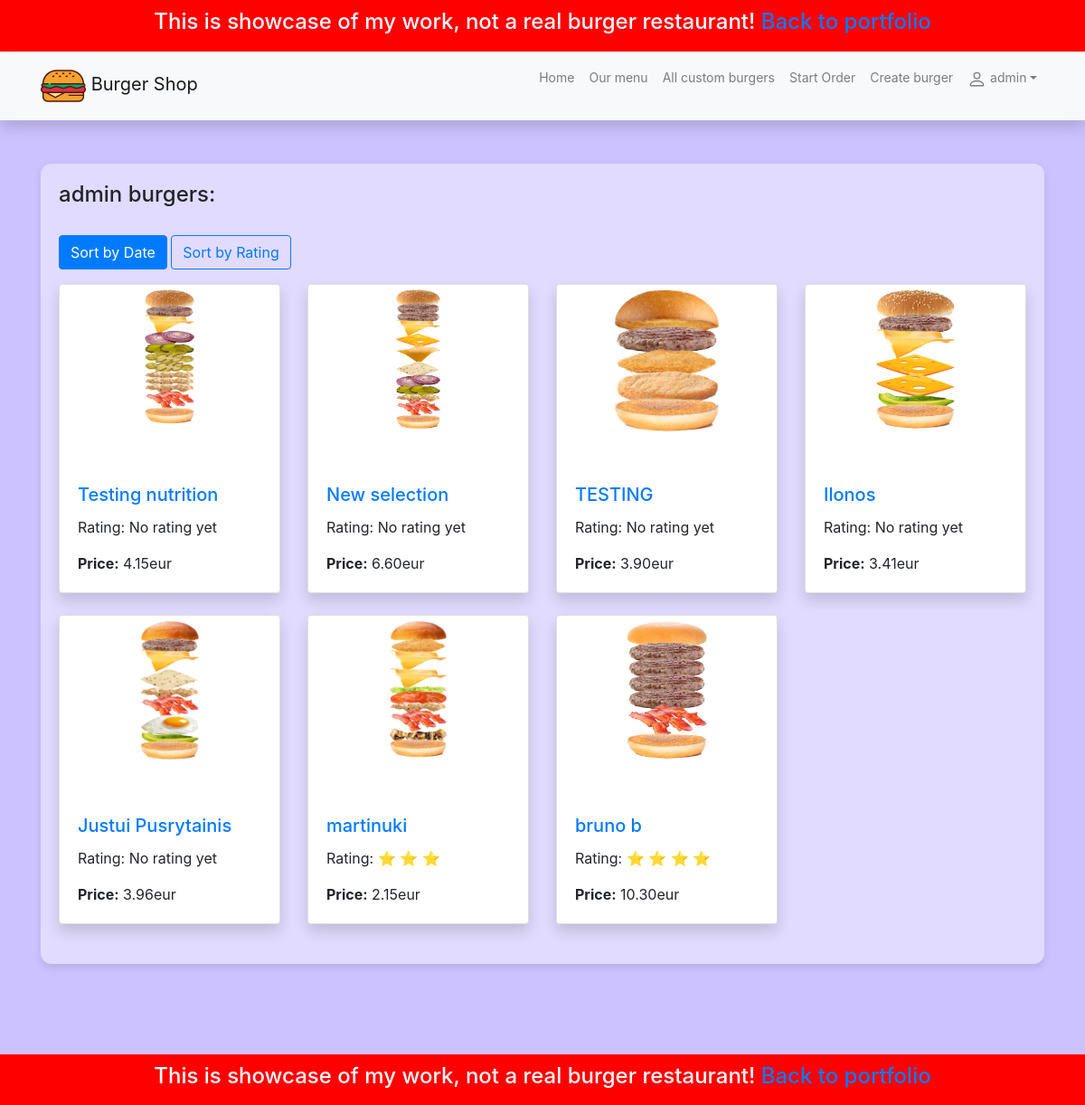
Screenshot of /burger_shop/my-burgers/ (signed in) with the database file from the repository.
### burger_shop/models.py (models this page shows, shortened)
class CustomBurger(models.Model):
    user = models.ForeignKey(User, on_delete=models.SET_NULL, null=True, blank=True)
    name = models.CharField('Name', max_length=50)
    image = models.ImageField(upload_to='users_burgers', blank=True, null=True)
    created_at = models.DateTimeField(auto_now_add=True)
    @property
    def total_price(self):
        recipe_items = self.customburgerrecipe_set.all()
        return sum(item.price for item in recipe_items)
    @property
    def average_rating(self):
        avg_rating = self.burgerreview_set.aggregate(Avg('rating'))['rating__avg']
        return range(round(avg_rating)) if avg_rating else 0
    class Meta:
        verbose_name = 'Custom Burger'
        verbose_name_plural = 'Custom Burgers'
        app_label = 'burger_shop'

class CustomBurgerRecipe(models.Model):
    custom_burger = models.ForeignKey(CustomBurger, on_delete=models.CASCADE, null=True, blank=True)
    ingredient = models.ForeignKey(Ingredient, on_delete=models.CASCADE, null=True, blank=True)
    quantity = models.IntegerField('Quantity')
    @property
    def price(self):
        if self.ingredient and self.quantity:
            return self.ingredient.price * self.quantity
        return 0
    class Meta:
        app_label = 'burger_shop'

class Ingredient(models.Model):
    category = models.CharField('Category', max_length=50)
    name = models.CharField('Name', max_length=50)
    description = models.CharField('Description', max_length=150)
    price = models.DecimalField('Price', max_digits=30, decimal_places=2)
    part_image = models.ImageField(upload_to='burger_components/', blank=True)
    class Meta:
        verbose_name = 'Ingredient'
        verbose_name_plural = 'Ingredients'
        app_label = 'burger_shop'

### burger_shop/views.py (the view)
# urls.py: path('my-burgers/',views.user_burgers,name='user_burgers'),
@login_required
def user_burgers(request):
    sort_by = request.GET.get('sort', 'date')
    burgers = CustomBurger.objects.filter(user=request.user).annotate(avg_rating=Avg('burgerreview__rating'))
    if sort_by == 'rating':
        burgers = burgers.order_by('-avg_rating', '-created_at')
    elif sort_by == 'date':
        burgers = burgers.order_by('-created_at')
    paginator = Paginator(burgers, 8)
    page_number = request.GET.get('page')
    paged_burgers = paginator.get_page(page_number)
    return render(request, 'burger_shop/user_burgers.html', {'burgers': paged_burgers, 'sort_by': sort_by})

### burger_shop/templates/burger_shop/user_burgers.html (shortened to what this page needs)
{% extends 'burger_shop/base.html' %}
{% load static %}
{% block content %}
<div class="content">
    {% if burgers %}
    <h4 style="margin-bottom:30px;">{{ user.username }} burgers:</h4>
    <div class="mb-3">
        <a href="?sort=date" class="btn btn-outline-primary {% if sort_by == 'date' %}active{% endif %}">Sort by Date</a>
        <a href="?sort=rating" class="btn btn-outline-primary {% if sort_by == 'rating' %}active{% endif %}">Sort by Rating</a>
    </div>
    <div class="row">
        {% for burger in burgers %}
            <div class="col-sm-6 col-md-3 d-flex align-items-stretch">
                <div class="card mb-4 shadow">
                    {% if burger.image %}
                        <img class="card-img-top" src="{{ burger.image.url }}" style="object-fit: contain;">
                    {% else %}
                        <img class="card-img-top" src="{% static 'img/no-image.png' %}">
                    {% endif %}
                    <div class="card-body">
                        <a href="{% url 'burger_shop:user_burger' burger.id %}"><h5 class="card-title">{{ burger.name }}</h5></a>
                        <p>Rating: <span class="review-stars">
                            {% if burger.average_rating %}
                                {% for _ in burger.average_rating %}
                                 ⭐
                                {% endfor %}
                            {% else %}
                            No rating yet
                            {% endif %}
                        </span></p>
                        <p class="card-text"><strong>Price:</strong> {{ burger.total_price }}eur</p>
                    </div>
                </div>
            </div>
        {% endfor %}
    {% endif %}
</div>
</div>
{% endblock %}

### burger_shop/templates/burger_shop/base.html (shortened to what this page needs)
<!DOCTYPE html>
<html lang="en">
<head>
    <link rel="stylesheet"
          href="https://stackpath.bootstrapcdn.com/bootstrap/4.1.3/css/bootstrap.min.css"
>
    {% load static %}
    <link rel="stylesheet" href="{% static 'burger_shop/css/styles.css' %}">
</head>
<body>
<div class="portfolio">
    <h4 style="color: white;">This is showcase of my work, not a real burger restaurant! <a href="/">Back to portfolio</a> </h4>
</div>
<nav class="navbar navbar-expand-lg navbar-light bg-light static-top mb-5 shadow">
  <div class="container d-flex flex-wrap">
    <a class="navbar-brand" href="{% url 'burger_shop:homepage' %}">
      Burger Shop
    </a>
    <ul class="collapse navbar-collapse justify-content-end" id="navbarResponsive">
      <ul class="navbar-nav ms-auto">
        <li class="nav-item"><a class="nav-link" href="{% url 'burger_shop:homepage' %}">Home</a></li>
        <li class="nav-item"><a class="nav-link" href="{% url 'burger_shop:menu' %}">Our menu</a></li>
        <li class="nav-item"><a class="nav-link" href="{% url 'burger_shop:custom_burgers' %}">All custom burgers</a></li>
        <li class="nav-item"><a class="nav-link" href="{% url 'burger_shop:start_order' %}">Start Order</a></li>
        <li class="nav-item"><a class="nav-link" href="{% url 'burger_shop:create_burger' %}">Create burger</a></li>
        {% if user.is_authenticated %}
          <li class="nav-item dropdown">
            <a class="nav-link dropdown-toggle" href="#" id="userDropdown" role="button" data-bs-toggle="dropdown" aria-expanded="false">
            {{ user.username }}</a>
          </li>
        {% endif %}
      </ul>
    </ul>
  </div>
</nav>
    <div class="container">{% block content %}{% endblock %}</div>
</body>
<div class="portfolio">
    <h4 style="color: white;">This is showcase of my work, not a real burger restaurant! <a href="/">Back to portfolio</a> </h4>
</div>
</html>

### burger_shop/static/burger_shop/css/styles.css (style rules this page uses)
.portfolio { background-color: red; text-align:center; padding: 10px; }
body { background-color: #ccc2ff; }
.content { margin: 20px auto; margin-bottom: 100px; padding: 20px; background: rgba(255, 255, 255, 0.4); border-radius: 0.75rem; box-shadow: 0 4px 8px rgba(0, 0, 0, 0.1); }
.card { width: 100%; max-width: 300px; min-height: 300px; }
.card img { width: 100%; height: 200px; object-fit: cover; padding: 5px; }
.navbar-nav .nav-link { font-size: 14px; }

### rows the page displays
CustomBurger: image (picture), name "Testing nutrition", shows "No rating yet", total_price "4.15"
CustomBurger: image (picture), name "New selection", shows "No rating yet", total_price "6.60"
CustomBurger: image (picture), name "TESTING", shows "No rating yet", total_price "3.90"
CustomBurger: image (picture), name "Ilonos", shows "No rating yet", total_price "3.41"
CustomBurger: image (picture), name "Justui Pusrytainis", shows "No rating yet", total_price "3.96"
CustomBurger: image (picture), name "martinuki", total_price "2.15"
CustomBurger: image (picture), name "bruno b", total_price "10.30"

### other values shown
{{ user.username }} "admin"
